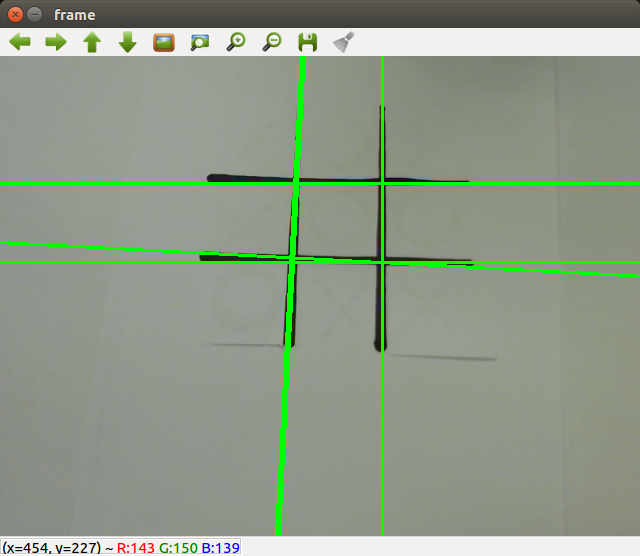
#> input picture Pictures/HoughLines.png, 640 x 556 px, given in place of the camera
$ python test_camera.py
#> lines starting #> are read from the running program, lines starting #| are printed output that depends on the picture; after the words box and inside, x2 and y2 are one past the last pixel; in counts of white or black regions, pixels touching at a corner belong together; long printed decimals are rounded
import numpy
import cv2
import cv_ttt

def line_intersection(line1, line2):
	xdiff = (line1[0][0] - line1[1][0], line2[0][0] - line2[1][0])
	ydiff = (line1[0][1] - line1[1][1], line2[0][1] - line2[1][1])

	def det(a,b):
		return a[0] * b[1] - a[1] * b[0]

	div = det(xdiff, ydiff)
	if div == 0:
		raise Exception('Lines do not intersect')
	d = (det(*line1), det(*line2))
	x = det(d, xdiff) / div
	y = det(d, ydiff) / div

	return x, y


cap = cv2.VideoCapture("/dev/video28")

while(True):
	# Capture frame-by-frame
	ret, image = cap.read()
#> image is the input picture: shape (556, 640, 3); mean B, G, R 136.5, 154.7, 142.8
	hsv = cv2.cvtColor(image, cv2.COLOR_BGR2HSV)
#> hsv: shape (556, 640, 3); mean H, S, V 42.4, 28.4, 155.2

	#find lines in the image
	lower = numpy.array([30,0,0],numpy.uint8)
	upper = numpy.array([179,100,80],numpy.uint8)
	mask = cv2.inRange(hsv, lower, upper)
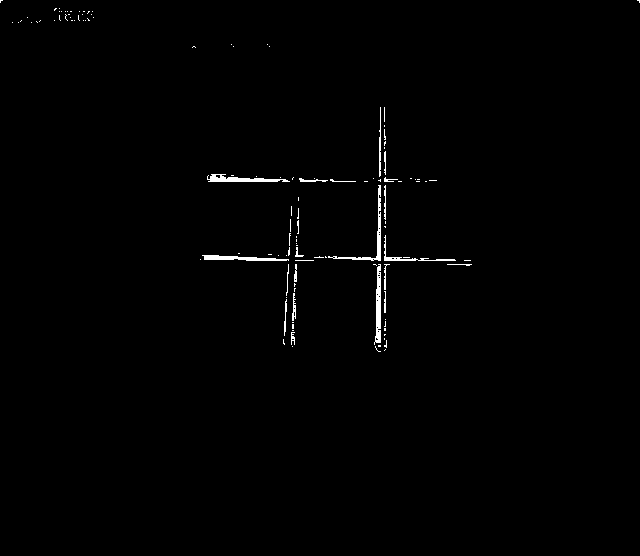
#> mask: shape (556, 640); 0.75% white; 120 white regions (99 under 20 px), largest, box (x1, y1, x2, y2) and area: (328, 185, 381, 261) 357, (374, 264, 381, 345) 356, (207, 174, 290, 182) 340

	# dilate and erode
	mask2 = cv2.morphologyEx(mask, cv2.MORPH_CLOSE, numpy.ones((26,26)))
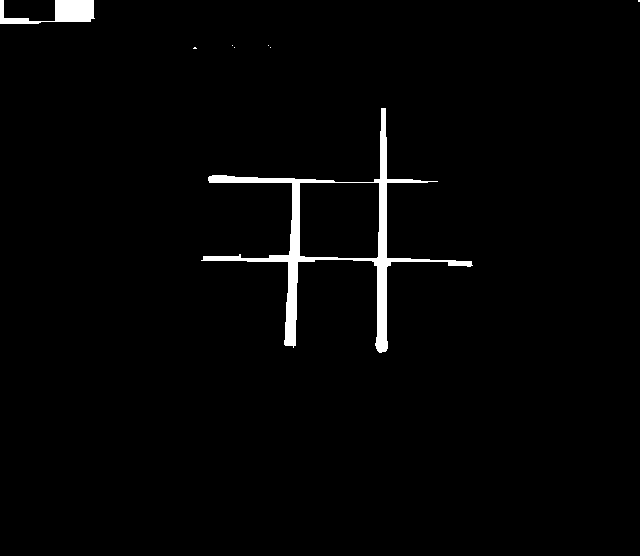
#> mask2: shape (556, 640); 1.9% white; 8 white regions (6 under 20 px), largest, box (x1, y1, x2, y2) and area: (201, 108, 473, 353) 5584, (0, 0, 95, 24) 1144
	# erode and dilate
	# mask3 = cv2.morphologyEx(mask2, cv2.MORPH_OPEN, numpy.ones((5,5)))

	# find lines
	lines = cv2.HoughLines(mask2,1,3*numpy.pi/180, 200)
#> lines = [[381, 0], [259, 1.57], [182, 1.57]]

	if lines.any()==None:
		cv2.imshow('frame',image)
		if cv2.waitKey(1) & 0xFF == ord('q'):
			break
		continue

	#if len(lines) != 4:
		#continue

	#store the line in (A,B),(C,D) matrix
	line_points = []

	rhoV = 0
	rhoH = 0
	for line in lines:
		rho,theta = line[0]
		a = numpy.cos(theta)
		b = numpy.sin(theta)
		x0 = a*rho
		y0 = b*rho
		x1 = int(x0 + 1000*(-b))
		y1 = int(y0 + 1000*(a))
		x2 = int(x0 - 1000*(-b))
		y2 = int(y0 - 1000*(a))

		cv2.line(image,(x1,y1),(x2,y2),(0,255,0),2)
		line_points.append(((x1,y1),(x2,y2)))
		print(rho, theta)
		# Horizontal
		if theta <= 3*numpy.pi/4 and theta > numpy.pi/4:
			if rhoH == 0:
				rhoH = rho
				lineH = ((x1,y1),(x2,y2))
			elif rho < rhoH-50:
				line0 = ((x1,y1),(x2,y2))
				line3 = lineH
			elif rho > rhoH+50:
				line3 = ((x1,y1),(x2,y2))
				line0 = lineH
		# Vertical
		else:
			rho = abs(rho)
			if rhoV == 0:
				rhoV = rho
				lineV = ((x1,y1),(x2,y2))
			elif rho < rhoV-50:
				line1 = ((x1,y1),(x2,y2))
				line2 = lineV
			elif rho > rhoV+50:
				line2 = ((x1,y1),(x2,y2))
				line1 = lineV
#> this loop made 3 passes
#> (rho, theta, a, b, x0, y0, x1, y1) on pass 1: (381, 0, 1, 0, 381, 0, 381, 1000)
#> (rho, theta, a, b, x0, y0, x1, y1) on pass 2: (259, 1.57, -4.37e-08, 1, -1.13e-05, 259, -1000, 258)
#| 381.0 0.0
#| 259.0 1.571
#| 182.0 1.571
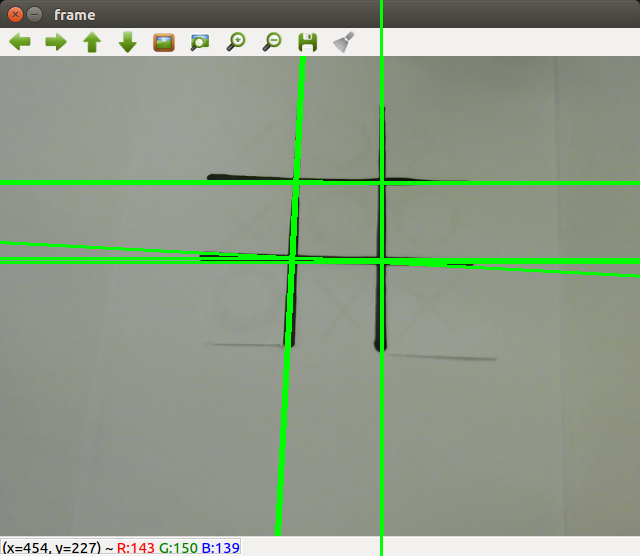
#> image: shape (556, 640, 3); 0.94% of pixels changed, all inside (x1, y1, x2, y2) = (0, 0, 640, 556)
#> after the loop, line_points = [((381, 1000), (381, -1000)), ((-1000, 258), (999, 259)), ((-1000, 181), (999, 182))]; rhoH = 259; rhoV = 381

	# Display the resulting frame
	cv2.imshow('frame',image)
	if cv2.waitKey(1) & 0xFF == ord('q'):
#> (key q is pressed here)
		break

	try:
		p1 = line_intersection(line0, line1)
		p2 = line_intersection(line0, line2)
		p3 = line_intersection(line1, line3)
		p4 = line_intersection(line2, line3)

		if p1[1] < p3[1]:
			if p1[0] < p2[0]:
				A = p1
				B = p2
				C = p3
				D = p4
			else:
				A = p2
				B = p1
				C = p4
				D = p3
		else:
			if p1[0] < p2[0]:
				A = p3
				B = p4
				C = p1
				D = p2
			else:
				A = p4
				B = p3
				C = p2
				D = p1

		for i in range(4):
			cap.grab()
		ret, image2 = cap.read()
		#cv2.imshow('frame2',image2)
		#if cv2.waitKey(1) & 0xFF == ord('q'):
		#	break

		bm = cv_ttt.boardMap(image2,A,B,C,D)

		# Capture new frame
		cv2.waitKey(0)
		for i in range(4):
			cap.grab()
		ret, image3 = cap.read()
		cv2.imshow('frame3',image3)
		cv2.waitKey(0)

		print(bm.getUserPosition(image3))
		print(A,B,C,D)

		# When everything done, release the capture
		cap.release()
		cv2.destroyAllWindows()
		break

	except Exception as e:
		import traceback
		traceback.print_exc()
		print(e)

	except KeyboardInterrupt:
		break


# When everything done, release the capture
cap.release()
cv2.destroyAllWindows()
